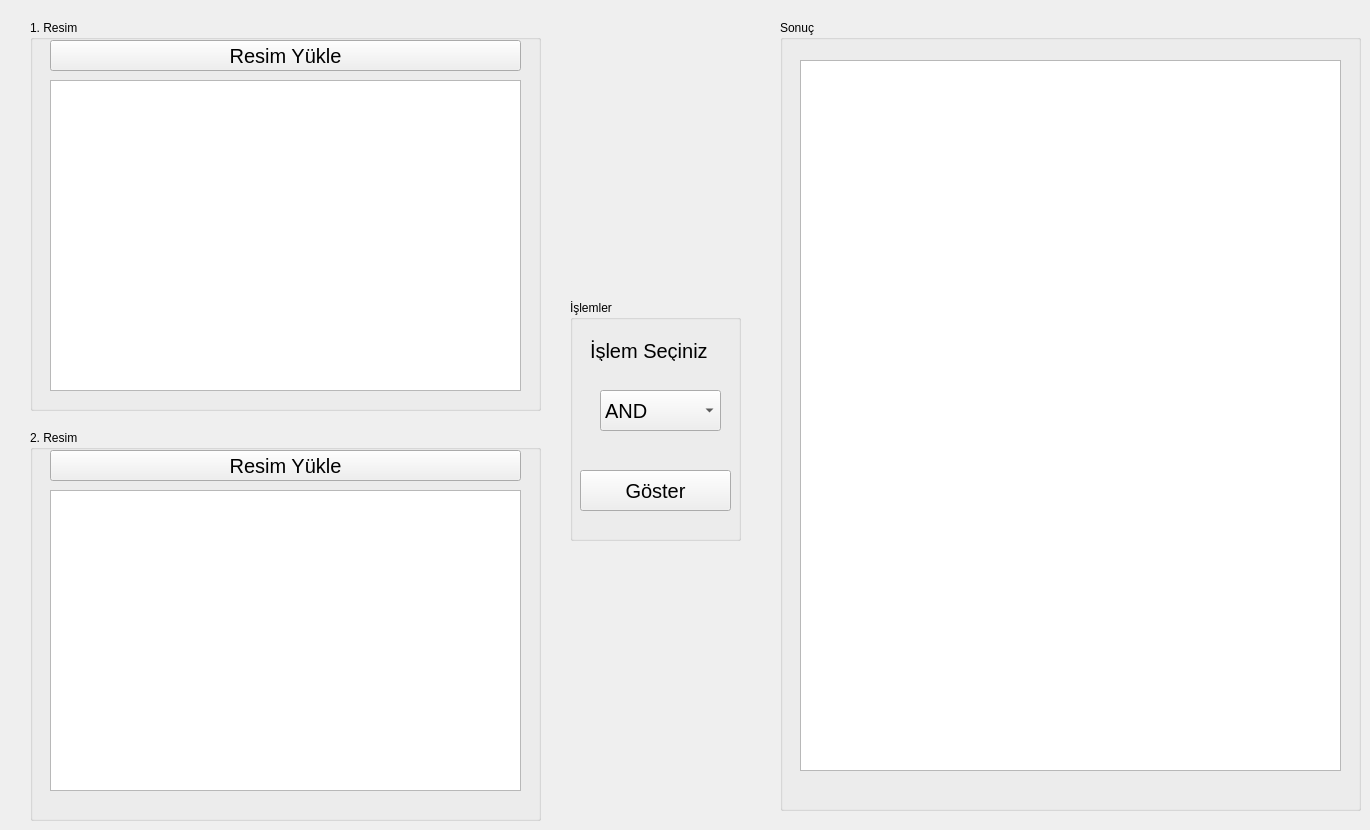
   <widget class="QWidget" name="tab_17">
    <attribute name="title">
     <string>Mantık İşlemleri</string>
    </attribute>
    <widget class="QGroupBox" name="groupBox_66">
     <property name="geometry">
      <rect>
       <x>30</x>
       <y>20</y>
       <width>511</width>
       <height>391</height>
      </rect>
     </property>
     <property name="title">
      <string>1. Resim</string>
     </property>
     <widget class="QPushButton" name="btnMantikYukle1Resim">
      <property name="geometry">
       <rect>
        <x>20</x>
        <y>20</y>
        <width>471</width>
        <height>31</height>
       </rect>
      </property>
      <property name="font">
       <font>
        <pointsize>15</pointsize>
       </font>
      </property>
      <property name="text">
       <string>Resim Yükle</string>
      </property>
     </widget>
     <widget class="QGraphicsView" name="gvMantik1Yukle">
      <property name="geometry">
       <rect>
        <x>20</x>
        <y>60</y>
        <width>471</width>
        <height>311</height>
       </rect>
      </property>
     </widget>
    </widget>
    <widget class="QGroupBox" name="groupBox_68">
     <property name="geometry">
      <rect>
       <x>570</x>
       <y>300</y>
       <width>171</width>
       <height>241</height>
      </rect>
     </property>
     <property name="title">
      <string>İşlemler</string>
     </property>
     <widget class="QLabel" name="lb_ssim_11">
      <property name="geometry">
       <rect>
        <x>20</x>
        <y>40</y>
        <width>131</width>
        <height>21</height>
       </rect>
      </property>
      <property name="font">
       <font>
        <pointsize>15</pointsize>
       </font>
      </property>
      <property name="text">
       <string>İşlem Seçiniz </string>
      </property>
     </widget>
     <widget class="QComboBox" name="cbMantik">
      <property name="geometry">
       <rect>
        <x>30</x>
        <y>90</y>
        <width>121</width>
        <height>41</height>
       </rect>
      </property>
      <property name="font">
       <font>
        <pointsize>15</pointsize>
       </font>
      </property>
      <item>
       <property name="text">
        <string>AND</string>
       </property>
      </item>
      <item>
       <property name="text">
        <string>OR</string>
       </property>
      </item>
      <item>
       <property name="text">
        <string>XOR</string>
       </property>
      </item>
      <item>
       <property name="text">
        <string>NOT-SOL</string>
       </property>
      </item>
      <item>
       <property name="text">
        <string>NOT-SAĞ</string>
       </property>
      </item>
     </widget>
     <widget class="QPushButton" name="btnMantikGoster">
      <property name="geometry">
       <rect>
        <x>10</x>
        <y>170</y>
        <width>151</width>
        <height>41</height>
       </rect>
      </property>
      <property name="font">
       <font>
        <pointsize>15</pointsize>
       </font>
      </property>
      <property name="text">
       <string>Göster</string>
      </property>
     </widget>
    </widget>
    <widget class="QGroupBox" name="groupBox_69">
     <property name="geometry">
      <rect>
       <x>780</x>
       <y>20</y>
       <width>581</width>
       <height>791</height>
      </rect>
     </property>
     <property name="title">
      <string>Sonuç</string>
     </property>
     <widget class="QGraphicsView" name="gvMantikSonuc">
      <property name="geometry">
       <rect>
        <x>20</x>
        <y>40</y>
        <width>541</width>
        <height>711</height>
       </rect>
      </property>
     </widget>
    </widget>
    <widget class="QGroupBox" name="groupBox_67">
     <property name="geometry">
      <rect>
       <x>30</x>
       <y>430</y>
       <width>511</width>
       <height>391</height>
      </rect>
     </property>
     <property name="title">
      <string>2. Resim</string>
     </property>
     <widget class="QPushButton" name="btnMantikYukle2Resim">
      <property name="geometry">
       <rect>
        <x>20</x>
        <y>20</y>
        <width>471</width>
        <height>31</height>
       </rect>
      </property>
      <property name="font">
       <font>
        <pointsize>15</pointsize>
       </font>
      </property>
      <property name="text">
       <string>Resim Yükle</string>
      </property>
     </widget>
     <widget class="QGraphicsView" name="gvMantik2Yukle">
      <property name="geometry">
       <rect>
        <x>20</x>
        <y>60</y>
        <width>471</width>
        <height>301</height>
       </rect>
      </property>
     </widget>
    </widget>
   </widget>
